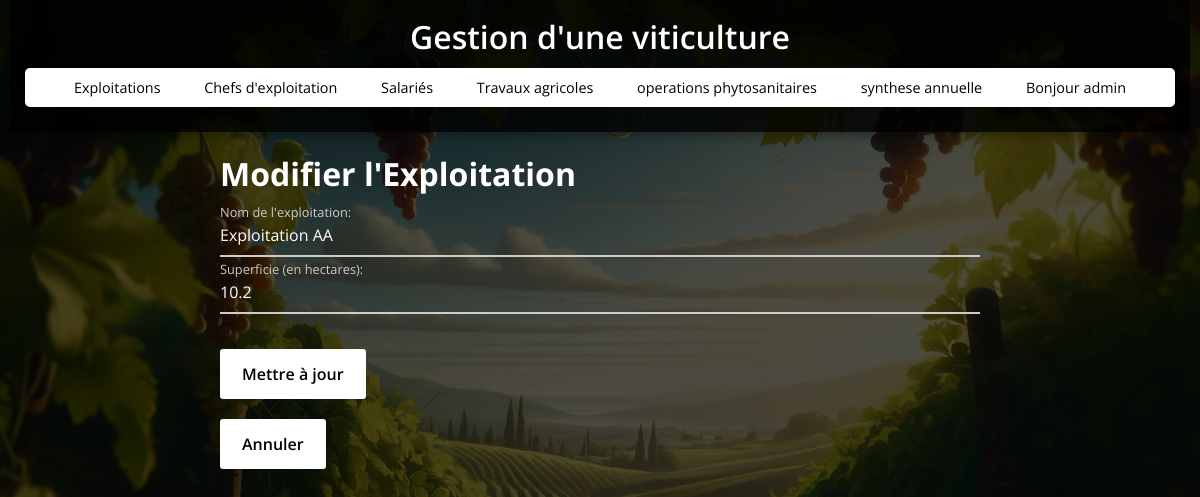
Before: /exploitations/edit/1 (signed in) with the older database file.
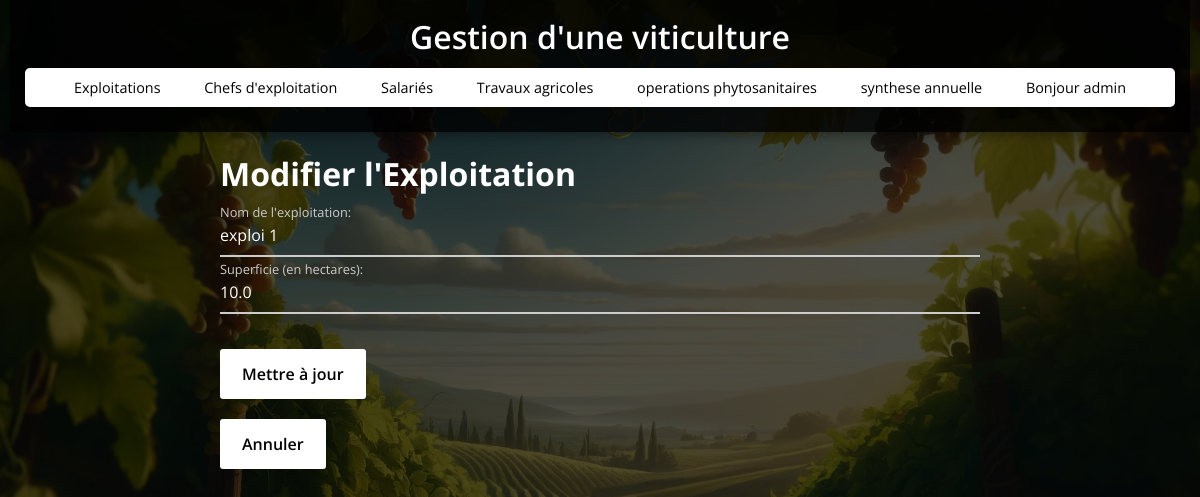
After: the same page with the newer database file.
### tables this page shows
CREATE TABLE exploitations (
                    id_exploitation INTEGER PRIMARY KEY,
                    nom_exploitation TEXT,
                    superficie REAL
                );

### app.py (the view, shortened to what this page needs)
@app.route('/exploitations/edit/<int:id>', methods=('GET', 'POST'))
def edit_exploitation(id):
    if 'user_id' not in session:
        return redirect(url_for('login'))
    conn = get_db_connection()
    exploitation = conn.execute('SELECT * FROM exploitations WHERE id_exploitation = ?', (id,)).fetchone()
    return render_template('edit_exploitation.html', exploitation=exploitation)

### app.py (called while the page is built)
def get_db_connection():
    conn = sqlite3.connect(DB_NAME)
    conn.row_factory = sqlite3.Row  # Retourne les résultats sous forme de dictionnaire
    return conn

### templates/edit_exploitation.html
{% extends 'base.html' %}
{% block content %}
    <h2>Modifier l'Exploitation</h2>
   <form action="{{ url_for('edit_exploitation', id=exploitation.id_exploitation) }}" method="POST">
        <div class="input-field">
            <input type="text" id="nom" name="nom" value="{{ exploitation.nom_exploitation }}" required>
            <label for="nom">Nom de l'exploitation:</label>
        </div>
        <div class="input-field">
            <input type="number" id="superficie" name="superficie" step="0.1" value="{{ exploitation.superficie }}" required>
            <label for="superficie">Superficie (en hectares):</label>
        </div>
        <button class="button"  type="submit">Mettre à jour</button>
    </form>
    <a href="{{ url_for('exploitations') }}">
        <button class="button"  type="button">Annuler</button>
    </a>
{% endblock %}

Changed rows visible on the page:
changed exploitations: nom "Exploitation AA" → "exploi 1"; superficie "10.2" → "10.0"
